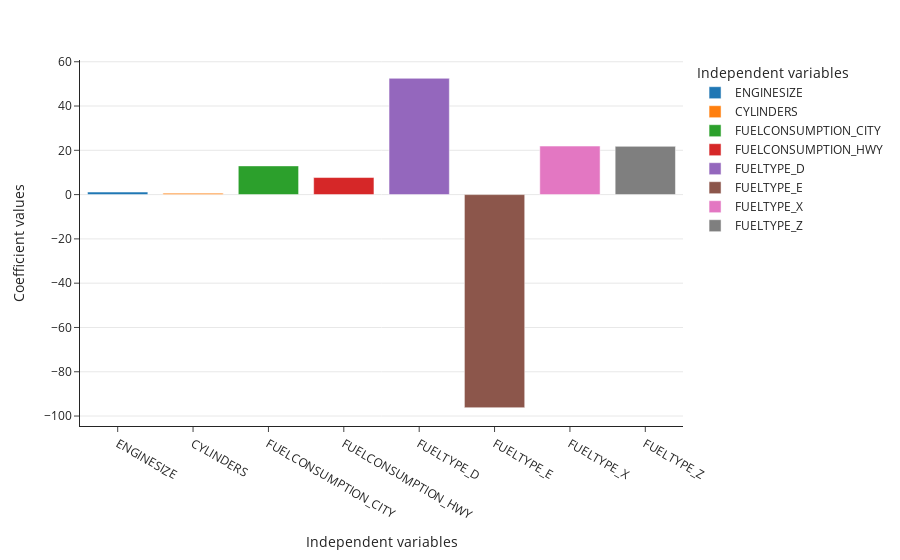

Source (notebook cell):
### Markdown cell above
__Least impact on CO2 emission belongs to number of cylinders with coefficient of 0.65__

__Highest impact belongs to feul type with coefficients : 52.52024235, -96.23319374,  21.91517758,  21.79777381__

### Code cell
fig = px.bar(y=regr.coef_,
       x=x_test.columns,
       color=x_test.columns)

fig.update_legends(dict(title="Independent variables"))
fig.update_yaxes(dict(title="Coefficient values", showgrid=True))
fig.update_xaxes(dict(title="Independent variables"))

### Figure 1 — Plotly figure (JSON) as saved in the notebook; plotly's stock layout.template omitted (floating-point values rounded to 4 significant figures)
{"data": [{"alignmentgroup": "True", "hovertemplate": "color=ENGINESIZE<br>x=%{x}<br>y=%{y}<extra></extra>", "legendgroup": "ENGINESIZE", "marker": {"color": "#1F77B4", "pattern": {"shape": ""}}, "name": "ENGINESIZE", "offsetgroup": "ENGINESIZE", "orientation": "v", "showlegend": true, "textposition": "auto", "type": "bar", "x": ["ENGINESIZE"], "xaxis": "x", "y": [1.146], "yaxis": "y"}, {"alignmentgroup": "True", "hovertemplate": "color=CYLINDERS<br>x=%{x}<br>y=%{y}<extra></extra>", "legendgroup": "CYLINDERS", "marker": {"color": "#FF7F0E", "pattern": {"shape": ""}}, "name": "CYLINDERS", "offsetgroup": "CYLINDERS", "orientation": "v", "showlegend": true, "textposition": "auto", "type": "bar", "x": ["CYLINDERS"], "xaxis": "x", "y": [0.6541], "yaxis": "y"}, {"alignmentgroup": "True", "hovertemplate": "color=FUELCONSUMPTION_CITY<br>x=%{x}<br>y=%{y}<extra></extra>", "legendgroup": "FUELCONSUMPTION_CITY", "marker": {"color": "#2CA02C", "pattern": {"shape": ""}}, "name": "FUELCONSUMPTION_CITY", "offsetgroup": "FUELCONSUMPTION_CITY", "orientation": "v", "showlegend": true, "textposition": "auto", "type": "bar", "x": ["FUELCONSUMPTION_CITY"], "xaxis": "x", "y": [12.97], "yaxis": "y"}, {"alignmentgroup": "True", "hovertemplate": "color=FUELCONSUMPTION_HWY<br>x=%{x}<br>y=%{y}<extra></extra>", "legendgroup": "FUELCONSUMPTION_HWY", "marker": {"color": "#D62728", "pattern": {"shape": ""}}, "name": "FUELCONSUMPTION_HWY", "offsetgroup": "FUELCONSUMPTION_HWY", "orientation": "v", "showlegend": true, "textposition": "auto", "type": "bar", "x": ["FUELCONSUMPTION_HWY"], "xaxis": "x", "y": [7.704], "yaxis": "y"}, {"alignmentgroup": "True", "hovertemplate": "color=FUELTYPE_D<br>x=%{x}<br>y=%{y}<extra></extra>", "legendgroup": "FUELTYPE_D", "marker": {"color": "#9467BD", "pattern": {"shape": ""}}, "name": "FUELTYPE_D", "offsetgroup": "FUELTYPE_D", "orientation": "v", "showlegend": true, "textposition": "auto", "type": "bar", "x": ["FUELTYPE_D"], "xaxis": "x", "y": [52.52], "yaxis": "y"}, {"alignmentgroup": "True", "hovertemplate": "color=FUELTYPE_E<br>x=%{x}<br>y=%{y}<extra></extra>", "legendgroup": "FUELTYPE_E", "marker": {"color": "#8C564B", "pattern": {"shape": ""}}, "name": "FUELTYPE_E", "offsetgroup": "FUELTYPE_E", "orientation": "v", "showlegend": true, "textposition": "auto", "type": "bar", "x": ["FUELTYPE_E"], "xaxis": "x", "y": [-96.23], "yaxis": "y"}, {"alignmentgroup": "True", "hovertemplate": "color=FUELTYPE_X<br>x=%{x}<br>y=%{y}<extra></extra>", "legendgroup": "FUELTYPE_X", "marker": {"color": "#E377C2", "pattern": {"shape": ""}}, "name": "FUELTYPE_X", "offsetgroup": "FUELTYPE_X", "orientation": "v", "showlegend": true, "textposition": "auto", "type": "bar", "x": ["FUELTYPE_X"], "xaxis": "x", "y": [21.92], "yaxis": "y"}, {"alignmentgroup": "True", "hovertemplate": "color=FUELTYPE_Z<br>x=%{x}<br>y=%{y}<extra></extra>", "legendgroup": "FUELTYPE_Z", "marker": {"color": "#7F7F7F", "pattern": {"shape": ""}}, "name": "FUELTYPE_Z", "offsetgroup": "FUELTYPE_Z", "orientation": "v", "showlegend": true, "textposition": "auto", "type": "bar", "x": ["FUELTYPE_Z"], "xaxis": "x", "y": [21.8], "yaxis": "y"}], "layout": {"barmode": "relative", "legend": {"title": {"text": "Independent variables"}, "tracegroupgap": 0}, "margin": {"t": 60}, "xaxis": {"anchor": "y", "domain": [0, 1], "title": {"text": "Independent variables"}}, "yaxis": {"anchor": "x", "domain": [0, 1], "showgrid": true, "title": {"text": "Coefficient values"}}}}
